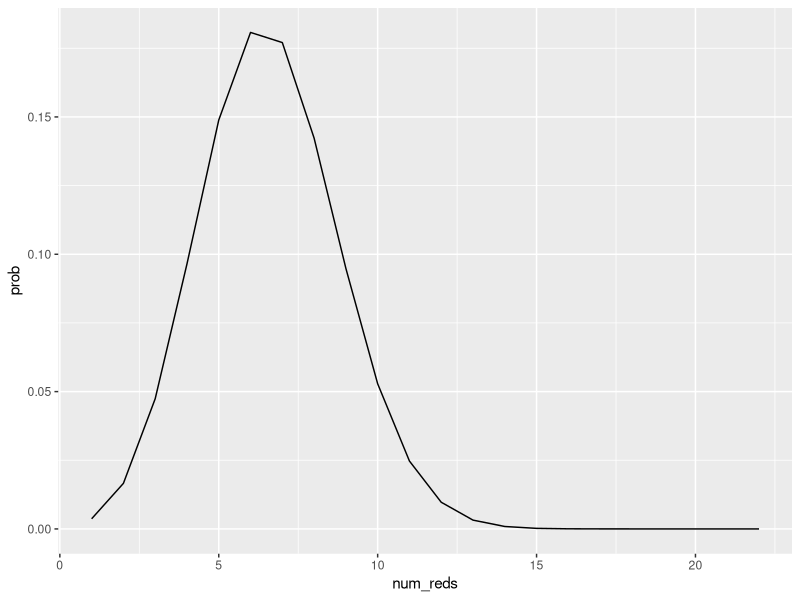
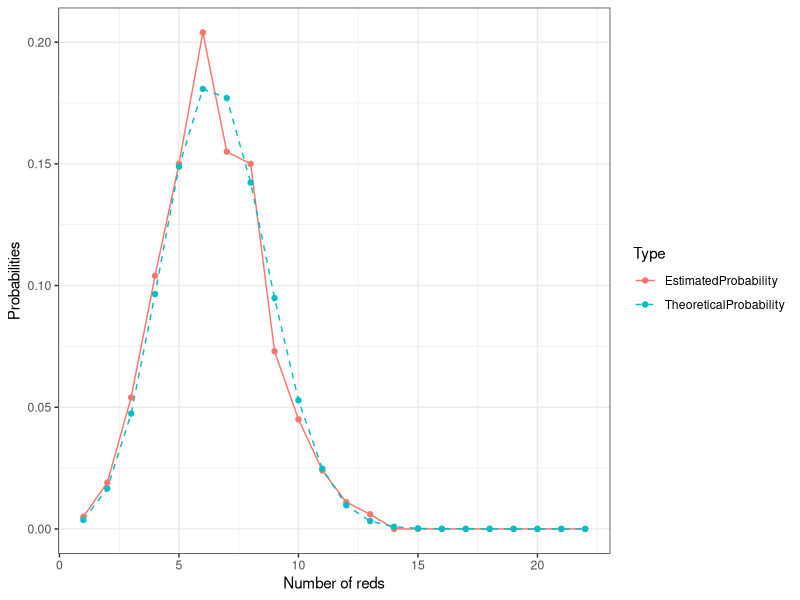

Generate these figures, in order, with R:
## ---- chunk 1
knitr::opts_chunk$set(echo = TRUE)
## ---- chunk 2
library(tidyverse)
library(ggplot2)
## ---- chunk 3
prob_red_spheres <- function(z) {
  return(choose(22, z) * ((0.3) ^ z) * ((0.7) ^ (22 - z)))
}

prob_red_spheres(10)
## ---- chunk 4
num_reds <- seq(1, 22, by = 1)
prob <- unlist(lapply(num_reds, prob_red_spheres))

prob_by_num_reds <- data.frame(num_reds, prob)
head(prob_by_num_reds)
## ---- chunk 5
prob_by_num_reds %>%
  ggplot(aes(num_reds, prob)) +
  geom_line()
## ---- chunk 6
sample(10, 22, replace = T)

num_trials <- 1000
set.seed(0)
sampling_with_replacement_simulation <- data.frame(trial = 1:num_trials) %>%
  mutate(sample_balls = map(.x = trial, ~sample(10, 22, replace = T)))

head(sampling_with_replacement_simulation)
## ---- chunk 7
sampling_with_replacement_simulation <-
  sampling_with_replacement_simulation %>%
  mutate(num_reds = (map_dbl(.x = sample_balls, ~sum(.x <= 3))))

head(sampling_with_replacement_simulation)
## ---- chunk 8
num_reds_in_simulation <- sampling_with_replacement_simulation %>%
  pull(num_reds)

prob_by_num_reds <- prob_by_num_reds %>%
  mutate(predicted_prob = map_dbl(.x = num_reds, ~sum(num_reds_in_simulation == .x)) / num_trials)
  
head(prob_by_num_reds)
## ---- chunk 9
prob_by_num_reds %>%
  rename(TheoreticalProbability = prob, EstimatedProbability = predicted_prob) %>%
  pivot_longer(cols = c("EstimatedProbability", "TheoreticalProbability"),
               names_to = "Type", values_to = "count") %>%
  ggplot(aes(num_reds, count)) +
  geom_line(aes(linetype = Type, color = Type)) +
  geom_point(aes(color = Type)) +
  scale_linetype_manual(values = c("solid", "dashed")) +
  theme_bw() +
  xlab("Number of reds") +
  ylab("Probabilities")
## ---- chunk 10
set.seed(19)
## ---- chunk 11
num_trials <- 1000
## ---- chunk 12
sampling_without_replacement_simulation <- data.frame(trial = 1:num_trials) %>%
  mutate(sample_balls = map(.x = trial, ~sample(100, 10, replace = F)))

head(sampling_without_replacement_simulation)
## ---- chunk 13
sampling_without_replacement_simulation <-
  sampling_without_replacement_simulation %>%
  mutate(num_reds = (map_dbl(.x = sample_balls, ~sum(.x <= 50)))) %>%
  mutate(num_blues = (map_dbl(.x = sample_balls, ~sum(.x > 50 & .x <= 80)))) %>%
  mutate(num_greens = (map_dbl(.x = sample_balls, ~sum(.x > 80))))

head(sampling_without_replacement_simulation)
## ---- chunk 14
sampling_without_replacement_simulation <- 
  sampling_without_replacement_simulation %>%
  mutate(min_count = pmin(num_reds, num_blues, num_greens))
head(sampling_without_replacement_simulation)
## ---- chunk 15
# Proportion of rows where minimum number of three counts is 0.
sum(sampling_without_replacement_simulation$min_count %in% 0) / nrow(sampling_without_replacement_simulation)
